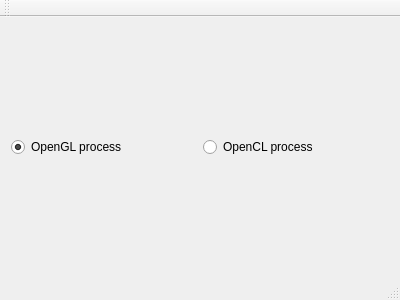
<?xml version="1.0" encoding="UTF-8"?>
<ui version="4.0">
 <class>MainWindow</class>
 <widget class="QMainWindow" name="MainWindow">
  <property name="geometry">
   <rect>
    <x>0</x>
    <y>0</y>
    <width>400</width>
    <height>300</height>
   </rect>
  </property>
  <property name="windowTitle">
   <string>MainWindow</string>
  </property>
  <widget class="QWidget" name="centralWidget">
   <layout class="QVBoxLayout" name="verticalLayout">
    <item>
     <layout class="QHBoxLayout" name="horizontalLayout_2">
      <item>
       <widget class="QRadioButton" name="openGL_radioButton">
        <property name="text">
         <string>OpenGL process</string>
        </property>
        <property name="checked">
         <bool>true</bool>
        </property>
       </widget>
      </item>
      <item>
       <widget class="QRadioButton" name="openCL_radioButton">
        <property name="text">
         <string>OpenCL process</string>
        </property>
       </widget>
      </item>
     </layout>
    </item>
   </layout>
  </widget>
  <widget class="QMenuBar" name="menuBar">
   <property name="geometry">
    <rect>
     <x>0</x>
     <y>0</y>
     <width>400</width>
     <height>27</height>
    </rect>
   </property>
  </widget>
  <widget class="QToolBar" name="mainToolBar">
   <attribute name="toolBarArea">
    <enum>TopToolBarArea</enum>
   </attribute>
   <attribute name="toolBarBreak">
    <bool>false</bool>
   </attribute>
  </widget>
  <widget class="QStatusBar" name="statusBar"/>
 </widget>
 <layoutdefault spacing="6" margin="11"/>
 <resources/>
 <connections/>
</ui>
